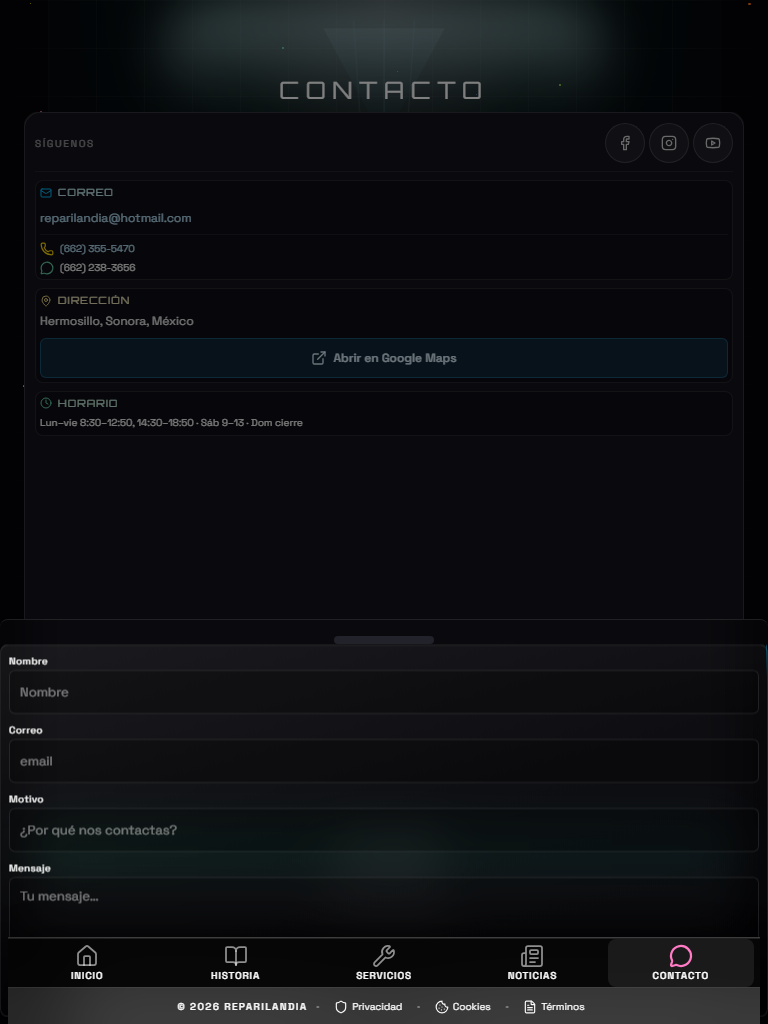
#> input picture repariland-next/e2e/responsive.spec.ts-snapshots/modal-contact-ipad-portrait-win32.png, 768 x 1024 px, found by its file name
$ python knockout-monito-noticias.py ../e2e/responsive.spec.ts-snapshots/modal-contact-ipad-portrait-win32.png
#> lines starting #> are read from the running program, lines starting #| are printed output that depends on the picture; after the words box and inside, x2 and y2 are one past the last pixel; in counts of white or black regions, pixels touching at a corner belong together
"""Knock outer black to alpha for noticias monito PNGs."""
from pathlib import Path
import sys

from PIL import Image
import numpy as np

name = sys.argv[1] if len(sys.argv) > 1 else "noticias-monito-nave.png"
path = Path(__file__).resolve().parents[1] / "public" / "assets" / name
TOL = 48

im = Image.open(path).convert("RGBA")
arr = np.array(im)
rgb = arr[:, :, :3].astype(np.int16)
h, w = rgb.shape[:2]
#> h = 1024; w = 768

corners = np.stack([rgb[0, 0], rgb[0, w - 1], rgb[h - 1, 0], rgb[h - 1, w - 1]], axis=0)
#> corners = [[2, 2, 4], [2, 2, 4], [1, 1, 3], [1, 1, 3]]
bg = corners.mean(axis=0)
#> bg = [1.5, 1.5, 3.5]

visited = np.zeros((h, w), dtype=bool)
stack = [(0, 0), (0, w - 1), (h - 1, 0), (h - 1, w - 1)]

while stack:
    y, x = stack.pop()
    if y < 0 or y >= h or x < 0 or x >= w or visited[y, x]:
        continue
    if np.abs(rgb[y, x] - bg).max() > TOL:
        continue
    visited[y, x] = True
    arr[y, x, 3] = 0
    stack.extend([(y + 1, x), (y - 1, x), (y, x + 1), (y, x - 1)])
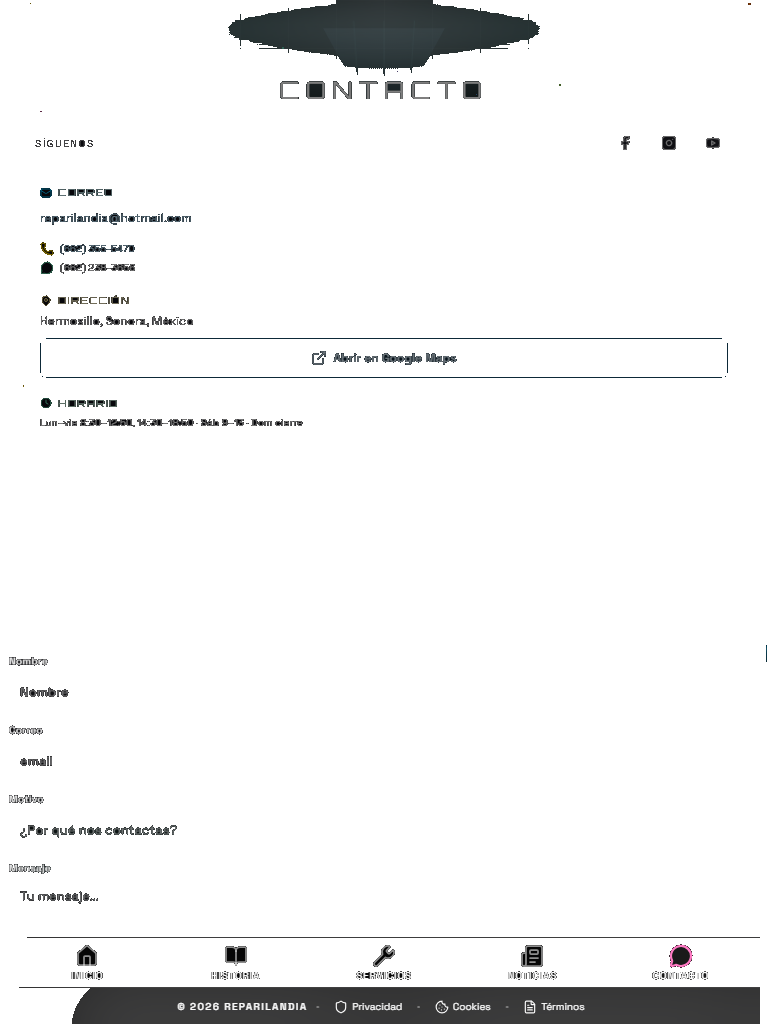
#> arr: shape (1024, 768, 4); mean R, G, B, A 14.8, 16.4, 19.4, 17.8; transparent parts drawn white
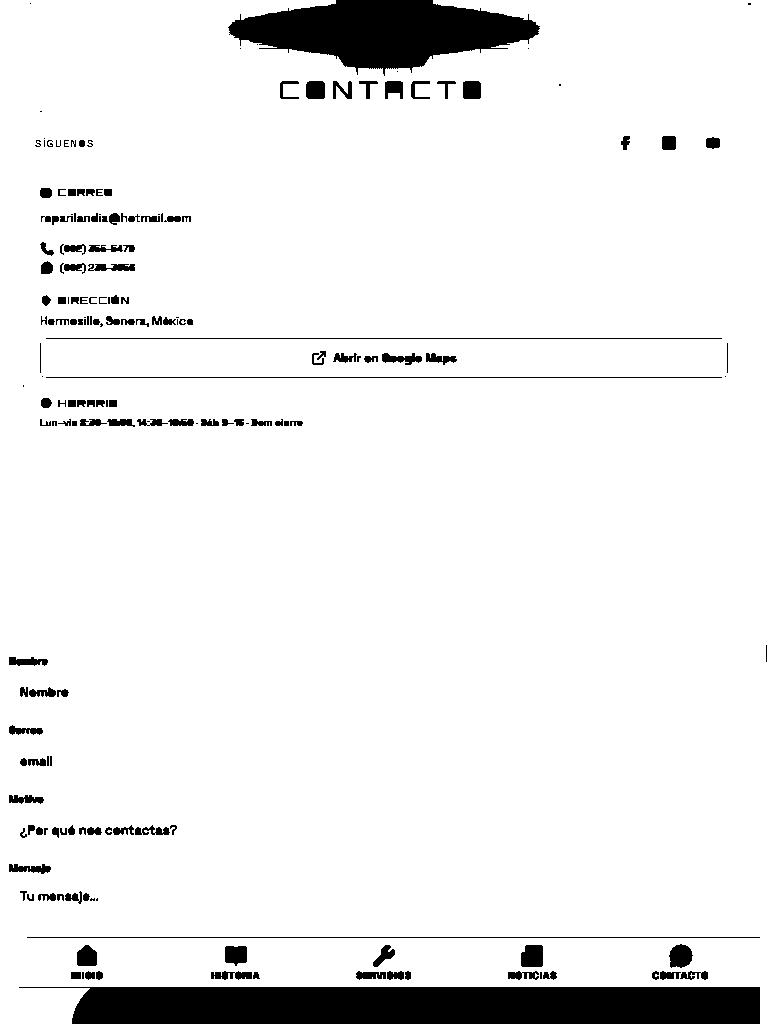
#> visited: shape (1024, 768) bool; 93% white; 188 black regions (41 under 20 px), largest, box (x1, y1, x2, y2) and area: (19, 987, 760, 1024) 25290, (228, 0, 540, 76) 14030, (27, 937, 760, 938) 733
#> after the loop, stack = []

Image.fromarray(arr).save(path, "PNG")
print(path.name, Image.open(path).mode)

$ run again, on repariland-next/e2e/responsive.spec.ts-snapshots/modal-quote-ipad-portrait-win32.png
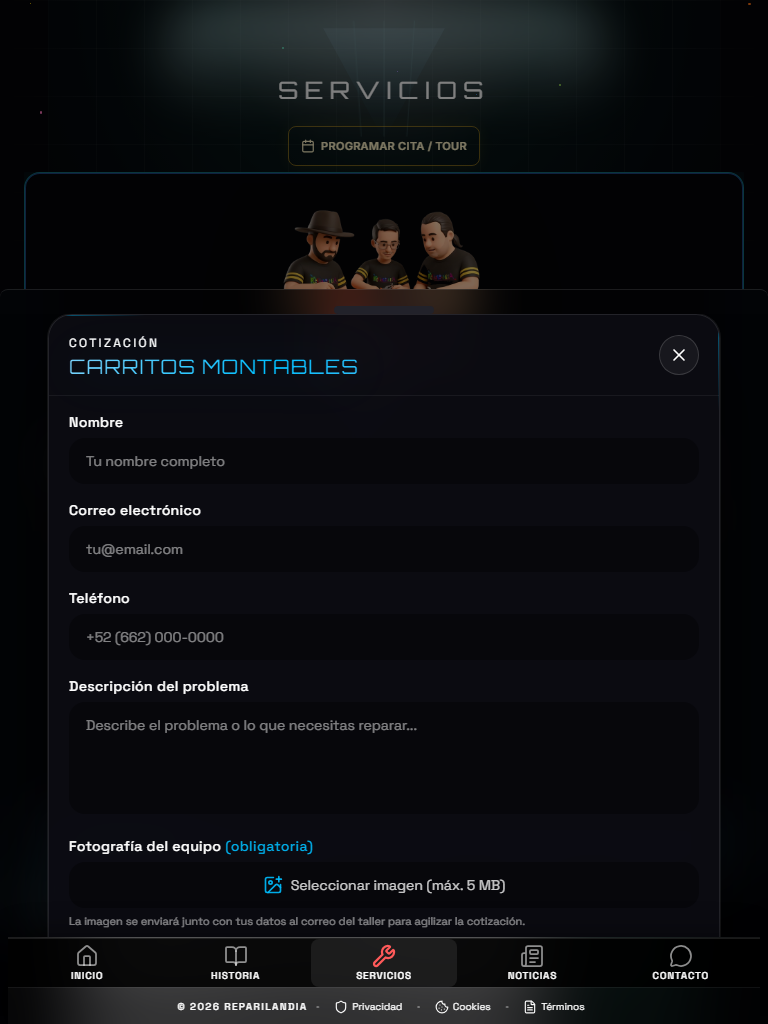
#> input picture repariland-next/e2e/responsive.spec.ts-snapshots/modal-quote-ipad-portrait-win32.png, 768 x 1024 px, found by its file name
#> corners = [[2, 2, 4], [2, 2, 4], [1, 1, 3], [1, 1, 3]]
#> bg = [1.5, 1.5, 3.5]
#> after the loop `while stack:`:
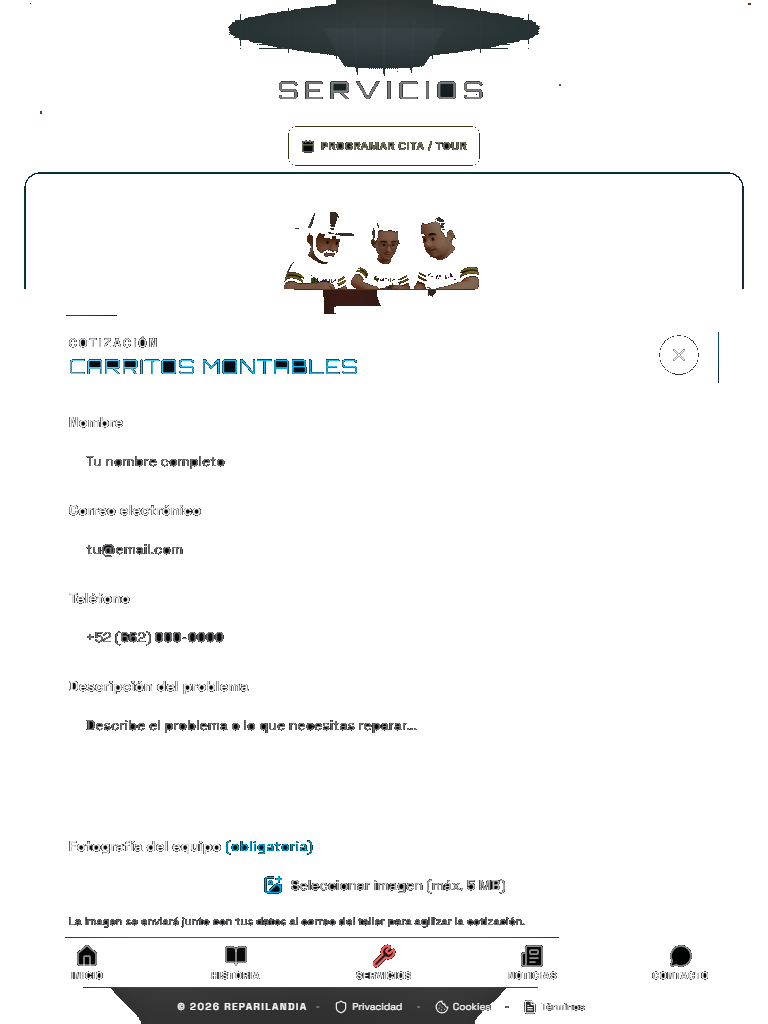
#> arr: shape (1024, 768, 4); mean R, G, B, A 13, 14.2, 17.4, 18.1; transparent parts drawn white
#> after the loop `while stack:`:
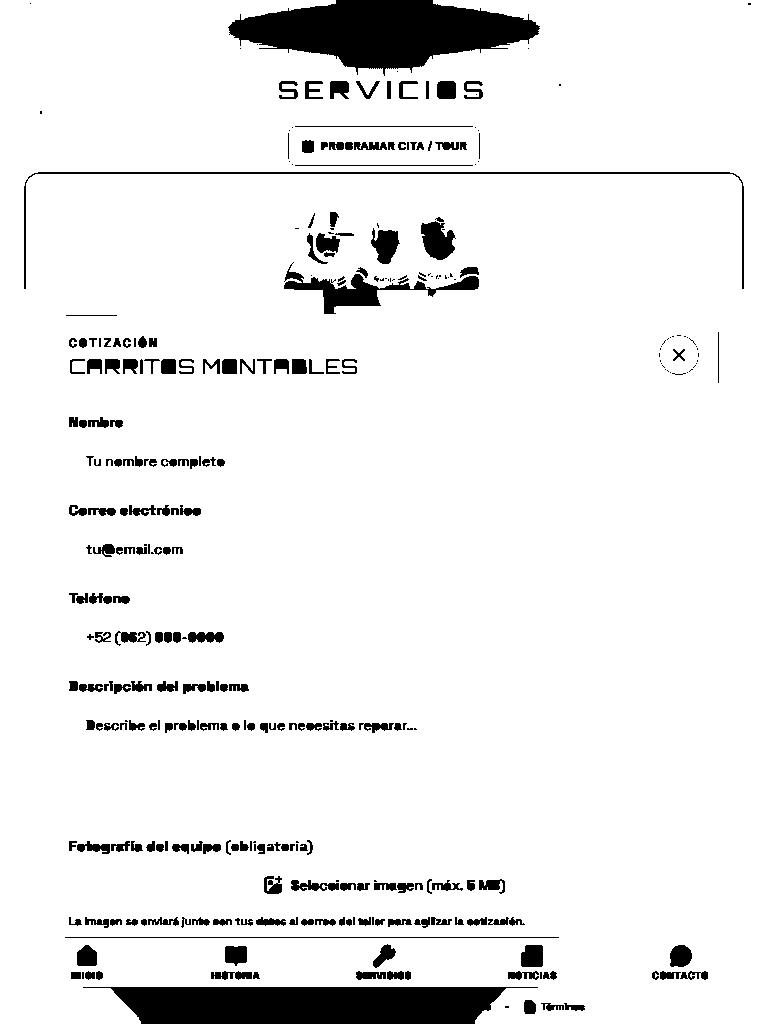
#> visited: shape (1024, 768) bool; 92.9% white; 323 black regions (90 under 20 px), largest, box (x1, y1, x2, y2) and area: (228, 0, 540, 76) 14030, (83, 987, 538, 1024) 13503, (284, 262, 479, 314) 2457
#> after the loop `while stack:`: stack = []

$ run again, on repariland-next/e2e/responsive.spec.ts-snapshots/modal-quote-iphone-14-win32.png
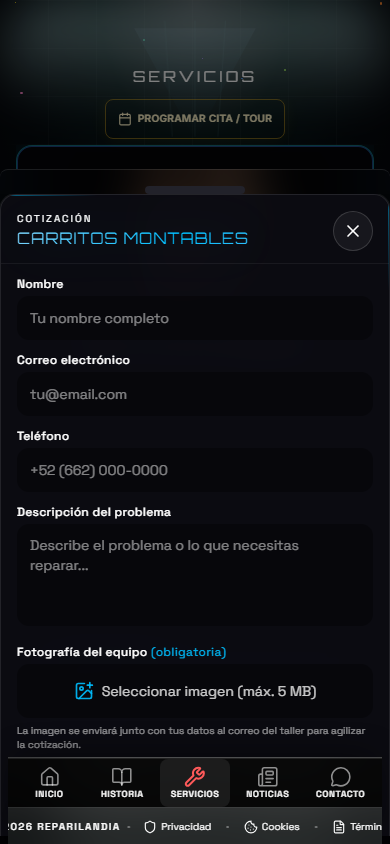
#> input picture repariland-next/e2e/responsive.spec.ts-snapshots/modal-quote-iphone-14-win32.png, 390 x 844 px, found by its file name
#> corners = [[7, 10, 12], [7, 10, 12], [1, 1, 3], [1, 1, 3]]
#> bg = [4, 5.5, 7.5]
#> after the loop `while stack:`:
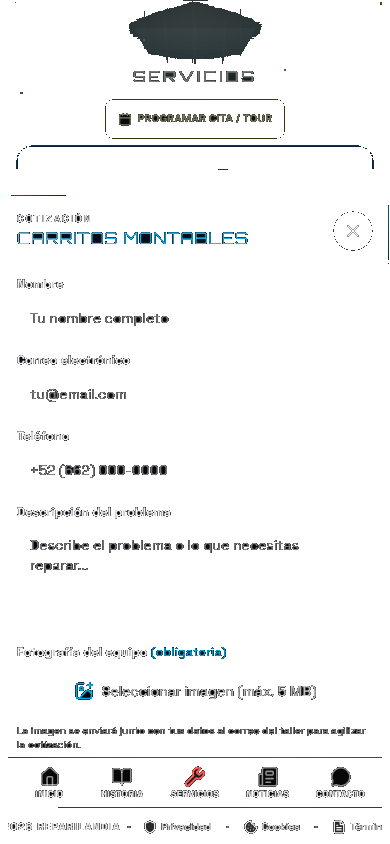
#> arr: shape (844, 390, 4); mean R, G, B, A 18.2, 20.2, 24, 19.5; transparent parts drawn white
#> after the loop `while stack:`:
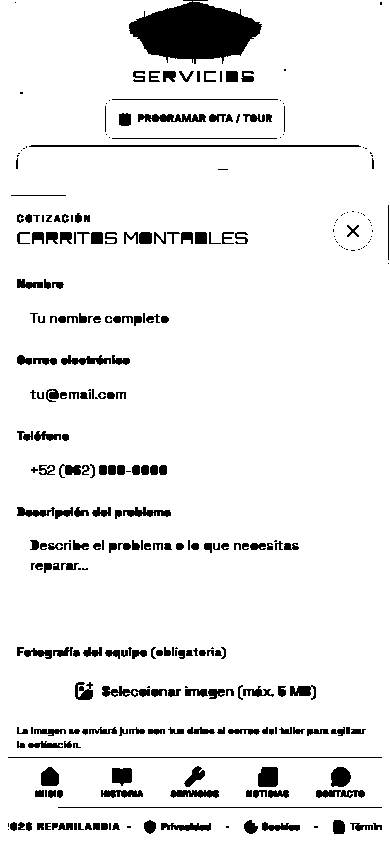
#> visited: shape (844, 390) bool; 92.3% white; 305 black regions (81 under 20 px), largest, box (x1, y1, x2, y2) and area: (129, 0, 262, 64) 5526, (29, 145, 361, 147) 660, (138, 114, 206, 122) 417
#> after the loop `while stack:`: stack = []

$ run again, on repariland-next/e2e/responsive.spec.ts-snapshots/modal-quote-laptop-win32.png
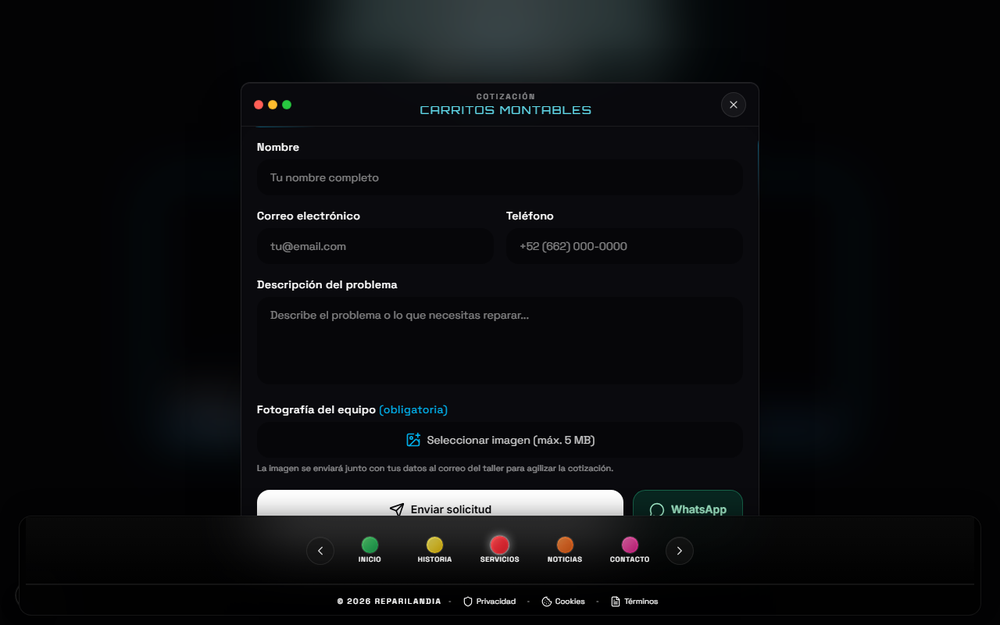
#> input picture repariland-next/e2e/responsive.spec.ts-snapshots/modal-quote-laptop-win32.png, 1000 x 625 px, shrunk from 1280 x 800 before the run, found by its file name
#> corners = [[3, 3, 4], [3, 3, 4], [3, 3, 4], [3, 3, 4]]
#> bg = [3, 3, 4]
#> after the loop `while stack:`:
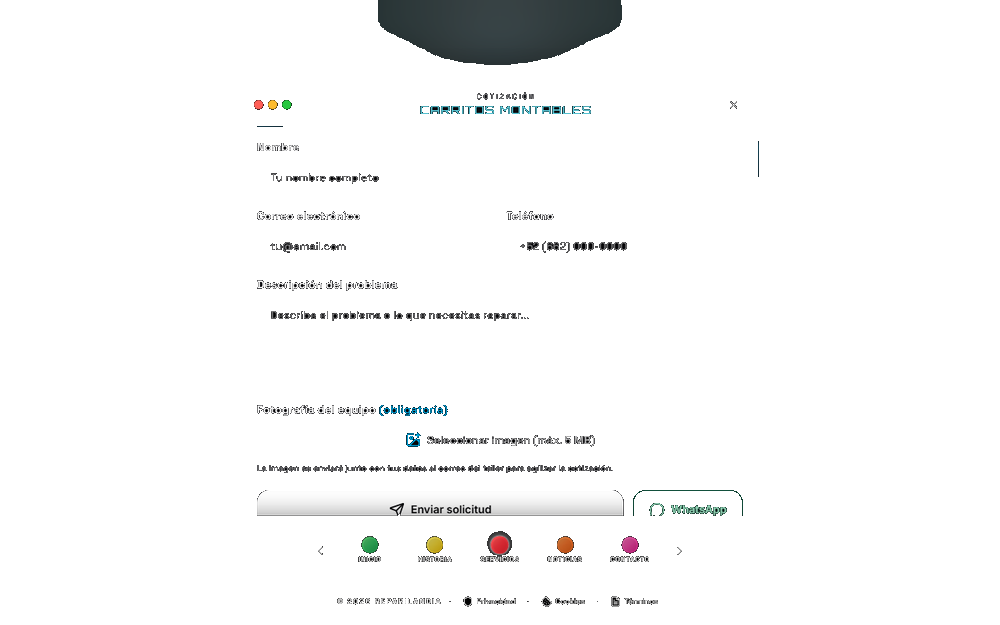
#> arr: shape (625, 1000, 4); mean R, G, B, A 12.8, 13.9, 15.8, 14.2; transparent parts drawn white
#> after the loop `while stack:`:
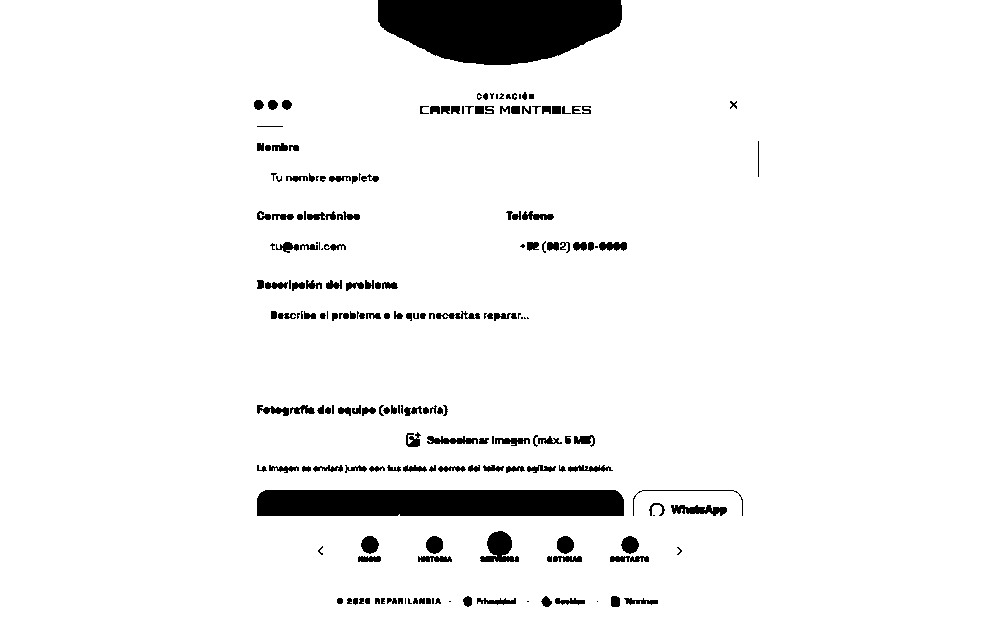
#> visited: shape (625, 1000) bool; 94.4% white; 196 black regions (40 under 20 px), largest, box (x1, y1, x2, y2) and area: (378, 0, 622, 65) 12536, (257, 490, 624, 516) 9480, (480, 531, 519, 562) 701
#> after the loop `while stack:`: stack = []
